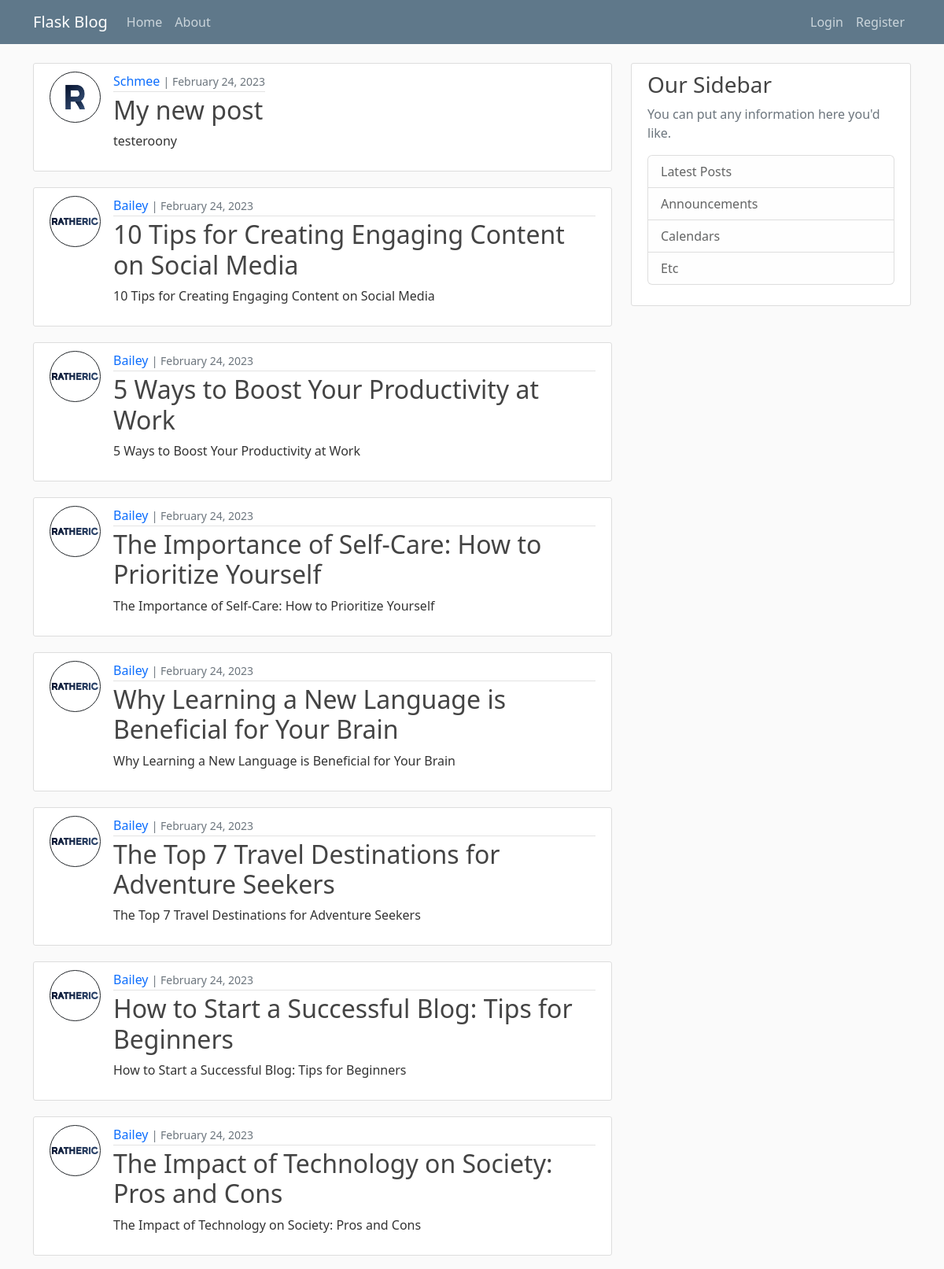
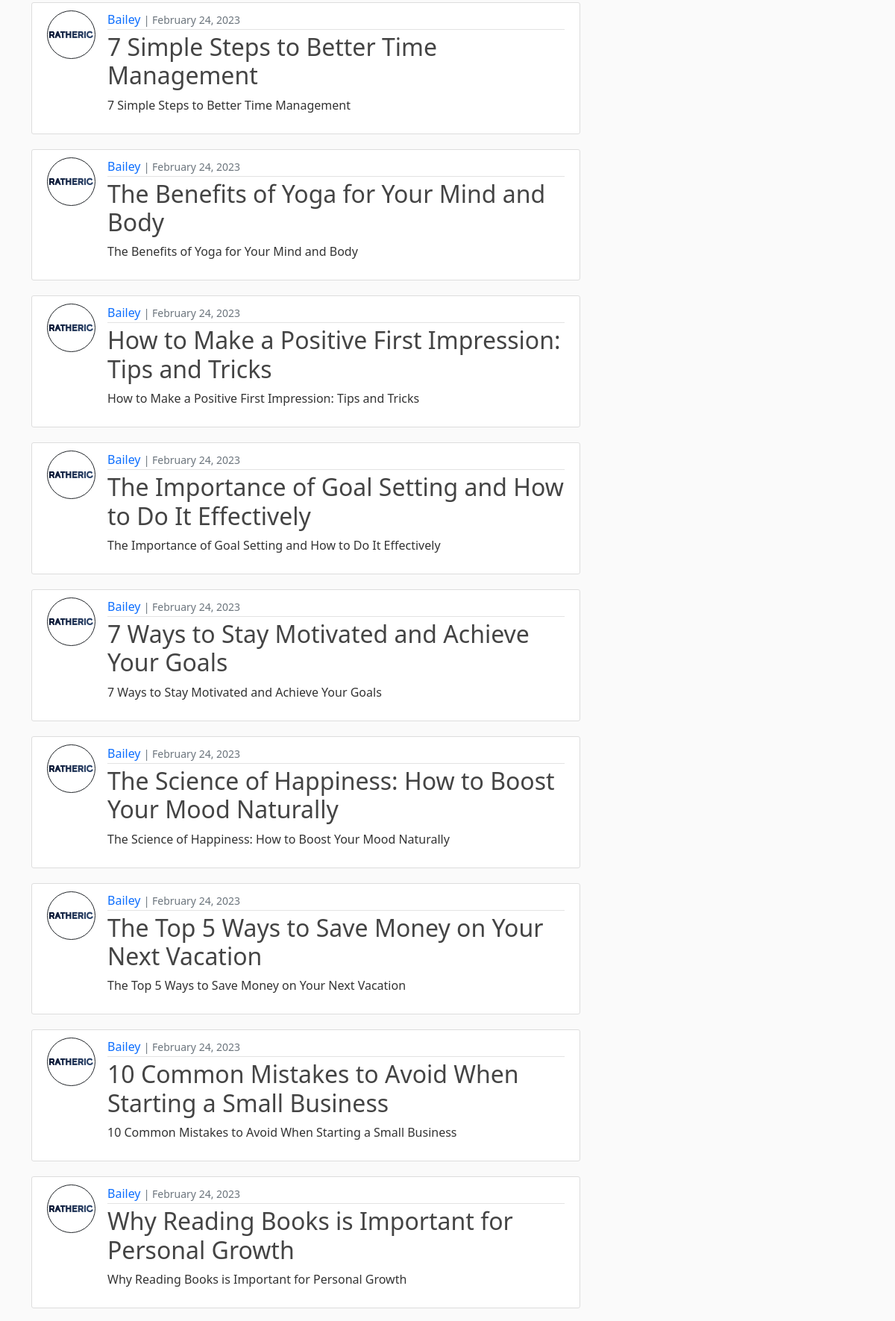
The page /home (upper part) on the database its author committed (2 pictures, top to bottom).
### flaskblog/models.py (models this page shows, shortened)
class Post(db.Model):
    id = db.Column(db.Integer, primary_key=True)
    title = db.Column(db.String(100), nullable=False)
    date_posted = db.Column(db.DateTime, nullable=False, default=datetime.utcnow)
    content = db.Column(db.Text, nullable=False)
    user_id = db.Column(db.Integer, db.ForeignKey('user.id'), nullable=False)

class User(db.Model, UserMixin):
    id = db.Column(db.Integer, primary_key=True)
    username = db.Column(db.String(20), unique=True, nullable=False)
    email = db.Column(db.String(120), unique=True, nullable=False)
    image_file = db.Column(db.String(20), nullable=False, default='default.png')
    password = db.Column(db.String(60), nullable=False)
    posts = db.relationship('Post', backref='author', lazy=True)

### flaskblog/routes.py (the view)
@app.route("/")
@app.route("/home")
def home():
    posts = Post.query.all()
    return render_template('home.html', posts=posts)

### flaskblog/templates/home.html
{% extends "layout.html" %}
{% block content %}
    {% for post in posts %}
        <article class="d-flex media content-section">
            <img class="me-3 rounded-circle article-img border border-dark" src="{{ url_for('static', filename='profile_pics/' + post.author.image_file) }}">
            <div class="media-body">
                <div class="article-metadata">
                    <a class="author-link mr-2" href="#">{{ post.author.username }}</a>
                    <small class="text-muted">| {{ post.date_posted.strftime('%B %d, %Y') }}</small>
                </div>
                <h2><a class="article-title" href="{{ url_for('post', post_id=post.id) }}">{{ post.title }}</a></h2>
                <p class="article-content">{{ post.content }}</p>
            </div>
        </article>
    {% endfor %}
{% endblock content %}

### flaskblog/templates/layout.html (shortened to what this page needs)
<!DOCTYPE html>
<html lang="en">
    <head>
        <link rel="stylesheet" href="https://cdn.jsdelivr.net/npm/bootstrap@5.2.3/dist/css/bootstrap.min.css">
        <link rel="stylesheet" type="text/css" href="{{ url_for('static', filename='main.css') }}">
    </head>
    <body>
        <header class="site-header">
            <nav class="navbar navbar-expand-md navbar-dark bg-steel fixed-top">
                <div class="container">
                    <a class="navbar-brand mr-4" href="/">Flask Blog</a>
                    <div class="collapse navbar-collapse" id="navbarToggle">
                        <div class="navbar-nav mr-auto">
                            <a class="nav-item nav-link" href="{{ url_for('home') }}">Home</a>
                            <a class="nav-item nav-link" href="{{ url_for('about') }}">About</a>
                        </div>
                        {% if current_user.is_authenticated %}
                            <div class="navbar-nav ms-auto">
                                <a class="nav-item nav-link" href="{{ url_for('new_post') }}">New Post</a>
                                <a class="nav-item nav-link" href="{{ url_for('account') }}">{{ current_user.username }}</a>
                                <a class="nav-item nav-link" href="{{ url_for('logout') }}">Logout</a>
                            </div>
                        {% else %}
                            <div class="navbar-nav ms-auto">
                                <a class="nav-item nav-link" href="{{ url_for('login') }}">Login</a>
                                <a class="nav-item nav-link" href="{{ url_for('register') }}">Register</a>
                            </div>
                        {% endif %}
                    </div>
                </div>
            </nav>
        </header>
        <main role="main" class="container">
            <div class="row">
                <div class="col-md-8">
                    {% block content %}{% endblock %}
                </div>
                <div class="col-md-4">
                    <div class="content-section">
                        <h3>Our Sidebar</h3>
                        <p class="text-muted">You can put any information here you'd like.
                            <ul class="list-group">
                                <li class="list-group-item list-group-item-light">Latest Posts</li>
                                <li class="list-group-item list-group-item-light">Announcements</li>
                                <li class="list-group-item list-group-item-light">Calendars</li>
                                <li class="list-group-item list-group-item-light">Etc</li>
                            </ul>
                        </p>
                    </div>
                </div>
            </div>
        </main>
    </body>
</html>

### flaskblog/static/main.css (style rules this page uses)
body { background: #fafafa; color: #333333; margin-top: 5rem; }
a { text-decoration: none; }
h1, h2, h3, h4, h5, h6 { color: #444444; }
.bg-steel { background-color: #5f788a; }
.site-header .navbar-nav .nav-link { color: #cbd5db; }
.author-link { text-decoration: none; transition: 0.15s ease color; }
.content-section { background: #ffffff; padding: 10px 20px; border: 1px solid #dddddd; border-radius: 3px; margin-bottom: 20px; }
.article-title { color: #444444; text-decoration: none; transition: 0.15s ease color; }
.article-content { white-space: pre-line; }
.article-img { height: 65px; width: 65px; margin-right: 16px; }
.article-metadata { padding-bottom: 1px; margin-bottom: 4px; border-bottom: 1px solid #e3e3e3 }

### rows shown on the page
Post: image_file (picture), author.username "Schmee", date_posted "February 24, 2023", title "My new post", content "testeroony"
Post: image_file (picture), author.username "Bailey", date_posted "February 24, 2023", title "10 Tips for Creating Engaging Content on Social Media", content "10 Tips for Creating Engaging Content on Social Media"
Post: image_file (picture), author.username "Bailey", date_posted "February 24, 2023", title "5 Ways to Boost Your Productivity at Work", content "5 Ways to Boost Your Productivity at Work"
Post: image_file (picture), author.username "Bailey", date_posted "February 24, 2023", title "The Importance of Self-Care: How to Prioritize Yourself", content "The Importance of Self-Care: How to Prioritize Yourself"
Post: image_file (picture), author.username "Bailey", date_posted "February 24, 2023", title "Why Learning a New Language is Beneficial for Your Brain", content "Why Learning a New Language is Beneficial for Your Brain"
Post: image_file (picture), author.username "Bailey", date_posted "February 24, 2023", title "The Top 7 Travel Destinations for Adventure Seekers", content "The Top 7 Travel Destinations for Adventure Seekers"
Post: image_file (picture), author.username "Bailey", date_posted "February 24, 2023", title "How to Start a Successful Blog: Tips for Beginners", content "How to Start a Successful Blog: Tips for Beginners"
Post: image_file (picture), author.username "Bailey", date_posted "February 24, 2023", title "The Impact of Technology on Society: Pros and Cons", content "The Impact of Technology on Society: Pros and Cons"
Post: image_file (picture), author.username "Bailey", date_posted "February 24, 2023", title "7 Simple Steps to Better Time Management", content "7 Simple Steps to Better Time Management"
Post: image_file (picture), author.username "Bailey", date_posted "February 24, 2023", title "The Benefits of Yoga for Your Mind and Body", content "The Benefits of Yoga for Your Mind and Body"
Post: image_file (picture), author.username "Bailey", date_posted "February 24, 2023", title "How to Make a Positive First Impression: Tips and Tricks", content "How to Make a Positive First Impression: Tips and Tricks"
Post: image_file (picture), author.username "Bailey", date_posted "February 24, 2023", title "The Importance of Goal Setting and How to Do It Effectively", content "The Importance of Goal Setting and How to Do It Effectively"
Post: image_file (picture), author.username "Bailey", date_posted "February 24, 2023", title "7 Ways to Stay Motivated and Achieve Your Goals", content "7 Ways to Stay Motivated and Achieve Your Goals"
Post: image_file (picture), author.username "Bailey", date_posted "February 24, 2023", title "The Science of Happiness: How to Boost Your Mood Naturally", content "The Science of Happiness: How to Boost Your Mood Naturally"
Post: image_file (picture), author.username "Bailey", date_posted "February 24, 2023", title "The Top 5 Ways to Save Money on Your Next Vacation", content "The Top 5 Ways to Save Money on Your Next Vacation"
Post: image_file (picture), author.username "Bailey", date_posted "February 24, 2023", title "10 Common Mistakes to Avoid When Starting a Small Business", content "10 Common Mistakes to Avoid When Starting a Small Business"
Post: image_file (picture), author.username "Bailey", date_posted "February 24, 2023", title "Why Reading Books is Important for Personal Growth", content "Why Reading Books is Important for Personal Growth"
